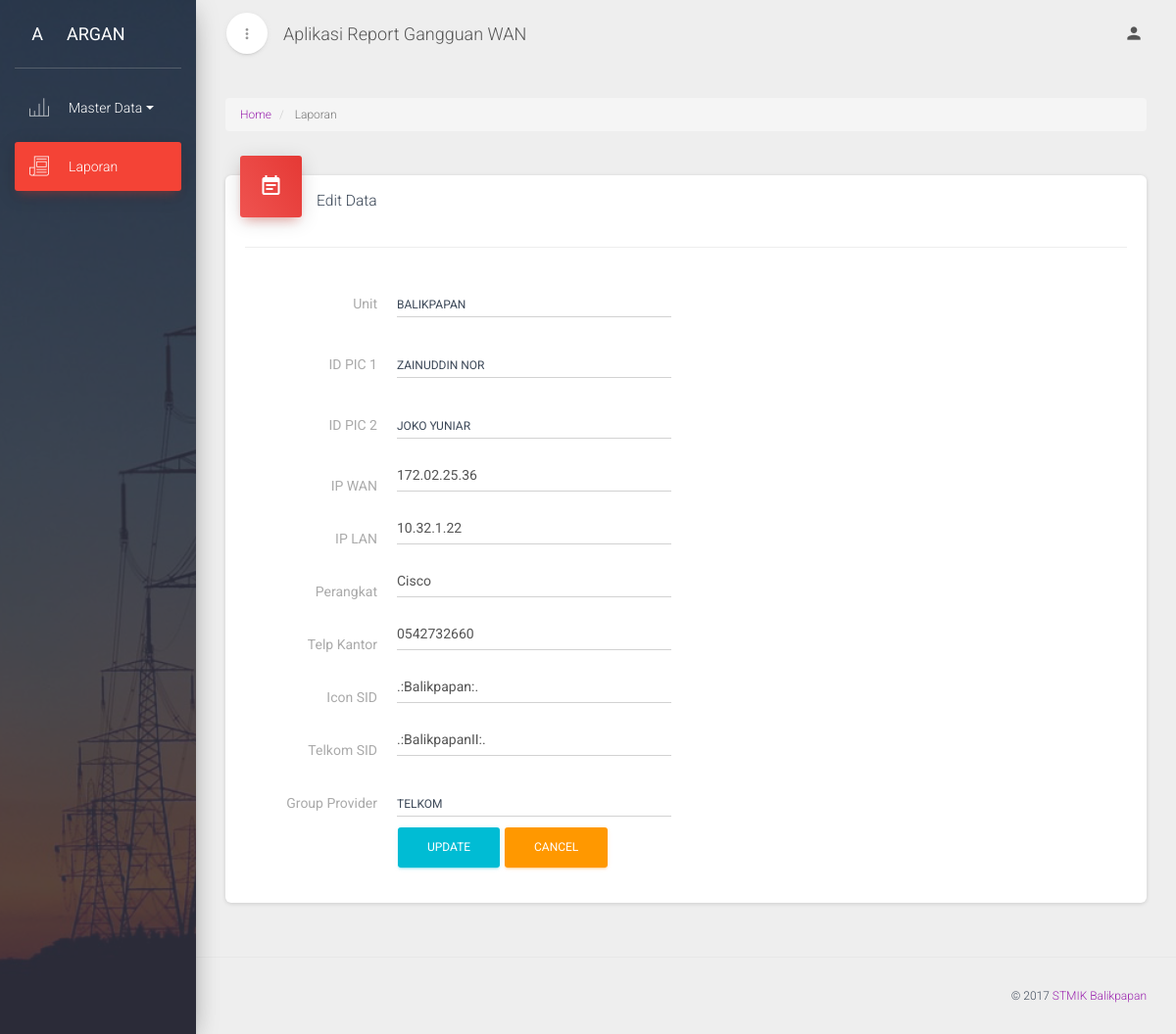
The page /C_data_laporan/update/1 on the database its author committed.
### tables this page shows
CREATE TABLE `data_lapor` (
  `id` int(11) NOT NULL,
  `id_unit` int(11) NOT NULL,
  `id_pic` int(11) NOT NULL,
  `id_pic2` int(11) NOT NULL,
  `ip_wan` varchar(50) NOT NULL,
  `ip_lan` varchar(50) NOT NULL,
  `perangkat` varchar(50) NOT NULL,
  `telp_kantor` varchar(50) NOT NULL,
  `icon_sid` varchar(50) NOT NULL,
  `telkom_sid` varchar(50) NOT NULL,
  `id_gprov` int(11) NOT NULL
);

CREATE TABLE `unit` (
  `id_unit` int(11) NOT NULL,
  `nm_unit` varchar(100) NOT NULL,
  `alamat` varchar(100) NOT NULL
);

CREATE TABLE `pic_unit` (
  `id_pic` int(11) NOT NULL,
  `nm_pic` varchar(100) NOT NULL,
  `no_telp` varchar(50) NOT NULL,
  `email` varchar(50) NOT NULL
);

CREATE TABLE `grup_provider` (
  `id_gprov` int(11) NOT NULL,
  `nm_gprov` varchar(100) NOT NULL
);

### application/controllers/C_data_laporan.php (called while the page is built, shortened)
<?php
class C_data_laporan extends CI_Controller {
    function __construct(){
        $this->load->model('M_data_lapor');
        $this->load->model('M_lapor');
    }
    function update($id){
        $data['hasil'] = $this->M_data_lapor->get_data($id);
        $data['unitlist'] = $this->M_data_lapor->getunitlist();
        $data['piclist'] = $this->M_data_lapor->getpiclist();
        $data['piclist2'] = $this->M_data_lapor->getpiclist2();
        $data['gprovlist'] = $this->M_data_lapor->getgprovlist();
        $this->load->view('v_data_lapor/update', $data);
    }
}
?>

### index.php (called while the page is built, shortened)
<?php
require_once BASEPATH.'core/CodeIgniter.php';

### application/models/M_data_lapor.php (called while the page is built, shortened)
<?php
class M_data_lapor extends CI_Model {
    function get_data($id){
       $baca = $this->db->query('select * from data_lapor where id='.$id);
        if($baca->num_rows() > 0){
            foreach ($baca->result() as $data){
                $hasil[] = array(
                    'id'=>$data->id,
                    'id_unit'=>$data->id_unit,
                    'id_pic'=>$data->id_pic,
                    'id_pic2'=>$data->id_pic2,
                    'ip_wan'=>$data->ip_wan,
                    'ip_lan'=>$data->ip_lan,
                    'perangkat'=>$data->perangkat,
                    'telp_kantor'=>$data->telp_kantor,
                    'icon_sid'=>$data->icon_sid,
                    'telkom_sid'=>$data->telkom_sid,
                    'id_gprov'=>$data->id_gprov
                );
            }
            return $hasil;
        }else{
            return false;
        }
    }
    function getunitlist() {
        $this->db->select("*");
        $this->db->from('unit');
        $query = $this->db->get();
        return $query;
        }
    function getpiclist() {
        $this->db->select("*");
        $this->db->from('pic_unit');
        $query = $this->db->get();
        return $query;
        }
    function getpiclist2() {
        $this->db->select("*");
        $this->db->from('pic_unit');
        $query = $this->db->get();
        return $query;
        }
    function getgprovlist() {
        $this->db->select("*");
        $this->db->from('grup_provider');
        $query = $this->db->get();
        return $query;
        }
}
?>

### application/views/v_data_lapor/update.php (the view, shortened to what this page needs)
 <div class="wrapper">
        <div class="sidebar" data-active-color="red" data-background-color="black" data-image="<?= base_url()?>assets/img/sidebar-1.jpeg">
            <div class="logo">
                <a href="<?= base_url() ?>" class="simple-text logo-mini">
                    A
                </a>
                <a href="<?= base_url() ?>" class="simple-text logo-normal">
                    ARGAN
                </a>
            </div>
            <div class="sidebar-wrapper">
                <ul class="nav">
                    <li>
                        <a data-toggle="collapse" href="#masterData">
                            <i class="pe-7s-graph3"></i>
                            <p>Master Data
                                <b class="caret"></b>
                            </p>
                        </a>
                    </li>
                    <li class="active">
                        <a href="<?= base_url() ?>C_data_laporan/index">
                            <i class="pe-7s-news-paper"></i>
                            <p>Laporan</p>
                        </a>
                    </li>
                </ul>
            </div>
        </div>
    <div class="content">
        <div class="container-fluid">
            <div class="row">
                <div class="col-md-12">
                    <div class="page-title-box">
                        <ol class="breadcrumb p-0 m-0">
                            <li>
                                <a href="<?= base_url() ?>">Home</a>
                            </li>
                            <li class="active">
                                Laporan
                            </li>
                        </ol>
                    </div>
                    <div class="card">
                        <?php
                            foreach($hasil as $data) {
                        ?>
                        <form role="form" method="post" class="form-horizontal" action="<?= base_url() ?>C_data_laporan/edit">
                            <div class="card-header card-header-icon" data-background-color="red">
                                <i class="material-icons">event_note</i>
                            </div>
                            <div class="card-content">
                                <h4 class="card-title">Edit Data</h4>
                                <hr>
                                <div class="row">
                                    <label class="col-sm-2 label-on-left" for="id_unit">Unit</label>
                                    <div class="col-sm-4">
                                        <div class="form-group label-floating is-empty">
                                            <select class="selectpicker" title="Pilih Unit" data-style="select-with-transition" name="id_unit">
                                            <?php
                                            foreach($unitlist->result() as $unit){
                                                if($data['id_unit']==$unit->id_unit){
                                                    echo "<option value='".$unit->id_unit."' selected='selected'>".$unit->nm_unit."</option>";
                                                }else{
                                                    echo "<option value='".$unit->id_unit."'>".$unit->nm_unit."</option>";
                                                }
                                            }
                                            ?>
                                            </select>
                                        </div>
                                    </div>
                                </div>
                                <div class="row">
                                    <label class="col-sm-2 label-on-left" for="id_pic">ID PIC 1</label>
                                    <div class="col-sm-4">
                                        <div class="form-group label-floating is-empty">
                                            <select class="selectpicker" title="Pilih PIC 1" data-style="select-with-transition" name="id_pic">
                                            <?php
                                            foreach($piclist->result() as $pic){
                                                if($data['id_pic']==$pic->id_pic){
                                                    echo "<option value='".$pic->id_pic."' selected='selected'>".$pic->nm_pic."</option>";
                                                }else{
                                                    echo "<option value='".$pic->id_pic."'>".$pic->nm_pic."</option>";
                                                }
                                            }
                                            ?>
                                            </select>
                                        </div>
                                    </div>
                                </div>
                                <div class="row">
                                    <label class="col-sm-2 label-on-left" for="id_pic2">ID PIC 2</label>
                                    <div class="col-sm-4">
                                        <div class="form-group label-floating is-empty">
                                            <select class="selectpicker" title="Pilih PIC 2" data-style="select-with-transition" name="id_pic2">
                                            <?php
                                            foreach($piclist2->result() as $pic2){
                                                if($data['id_pic2']==$pic2->id_pic){
                                                    echo "<option value='".$pic2->id_pic."' selected='selected'>".$pic2->nm_pic."</option>";
                                                    }else{
                                                        echo "<option value='".$pic2->id_pic."'>".$pic2->nm_pic."</option>";
                                                        }
                                                    }
                                                    ?>
                                            </select>
                                        </div>
                                    </div>
                                </div>
                                <div class="row">
                                    <label class="col-sm-2 label-on-left" for="ip_wan">IP WAN</label>
                                    <div class="col-sm-4">
                                        <div class="form-group label-floating is-empty">
                                            <input type="text" class="form-control" id="ip_wan" name="ip_wan" value="<?= $data["ip_wan"]?>" placeholder="Masukan IP WAN..">
                                        </div>
                                    </div>
                                </div>
                                <div class="row">
                                    <label class="col-sm-2 label-on-left" for="ip_lan">IP LAN</label>
                                    <div class="col-sm-4">
                                        <div class="form-group label-floating is-empty">
                                            <input type="text" class="form-control" id="ip_lan" name="ip_lan" value="<?= $data["ip_lan"]?>" placeholder="Masukan IP LAN..">
                                        </div>
                                    </div>
                                </div>
                                <div class="row">
                                    <label class="col-sm-2 label-on-left" for="perangkat">Perangkat</label>
                                    <div class="col-sm-4">
                                        <div class="form-group label-floating is-empty">
                                            <input type="text" class="form-control" id="perangkat" name="perangkat" value="<?= $data["perangkat"]?>" placeholder="Masukan tipe perangkat..">
                                        </div>
                                    </div>
                                </div>
                                <div class="row">
                                    <label class="col-sm-2 label-on-left" for="telpkantor">Telp Kantor</label>
                                    <div class="col-sm-4">
                                        <div class="form-group label-floating is-empty">
                                            <input type="text" class="form-control" id="telpkantor" name="telp_kantor" value="<?= $data["telp_kantor"]?>" placeholder="Masukan nomor..">
                                        </div>
                                    </div>
                                </div>
                                <div class="row">
                                    <label class="col-sm-2 label-on-left" for="icnsid">Icon SID</label>
                                    <div class="col-sm-4">
                                        <div class="form-group label-floating is-empty">
                                            <input type="text" class="form-control" id="icnsid" name="icon_sid" value="<?= $data["icon_sid"]?>" placeholder="Masukan nama sid..">
                                        </div>
                                    </div>
                                </div>
                                <div class="row">
                                    <label class="col-sm-2 label-on-left" for="tlkmsid">Telkom SID</label>
                                    <div class="col-sm-4">
                                        <div class="form-group label-floating is-empty">
                                            <input type="text" class="form-control" id="tlkmsid" name="telkom_sid" value="<?= $data["telkom_sid"]?>" placeholder="Masukan nama sid..">
                                        </div>
                                    </div>
                                </div>
                                <div class="row">
                                    <label class="col-sm-2 label-on-left" for="id_gprov">Group Provider</label>
                                    <div class="col-sm-4">
                                        <div class="form-group label-floating is-empty">
                                            <select class="selectpicker" title="Pilih Group provider" data-style="select-with-transition" name="id_gprov">
                                            <?php
                                            foreach($gprovlist->result() as $gprov){
                                                if($data['id_gprov']==$gprov->id_gprov){
                                                    echo "<option value='".$gprov->id_gprov."' selected='selected'>".$gprov->nm_gprov."</option>";
                                                }else{
                                                    echo "<option value='".$gprov->id_gprov."'>".$gprov->nm_gprov."</option>";
                                                }
                                            }
                                            ?>
                                            </select>
                                            <br>
                                            <input type="submit" name="submit" class="btn btn-info btn-fill" value="Update" />
                                            <input type="button" name="cancel" class="btn btn-warning btn-fill" value="Cancel" onclick="history.back()" />
                                        </div>
                                    </div>
                                </div>
                            </div>
                        </form>
                        <?php
                            }
                        ?>
                    </div>
                </div>
            </div>
        </div>
    </div>
    <footer class="footer">
        <div class="container-fluid">
            <p class="copyright pull-right">
            &copy;
                <a href="http://stmikbpn.ac.id/">STMIK Balikpapan</a>
            </p>
        </div>
    </footer>
</div>

### rows shown on the page
data_lapor: ip_wan "172.02.25.36", ip_lan "10.32.1.22", perangkat "Cisco", telp_kantor "0542732660", icon_sid ".:Balikpapan:.", telkom_sid ".:BalikpapanII:."
unit: nm_unit "BALIKPAPAN"
pic_unit: nm_pic "ZAINUDDIN NOR"
pic_unit: nm_pic "JOKO YUNIAR"
grup_provider: nm_gprov "TELKOM"
